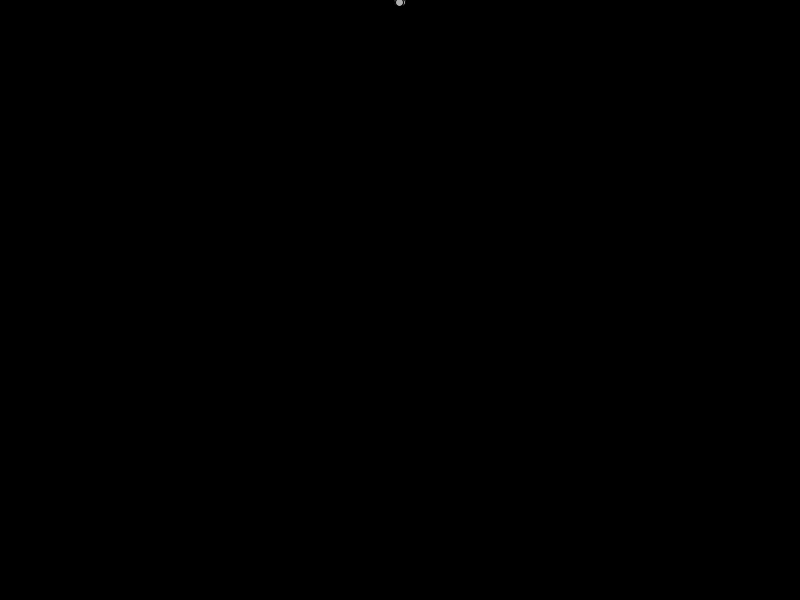
Frame 1 (no input)
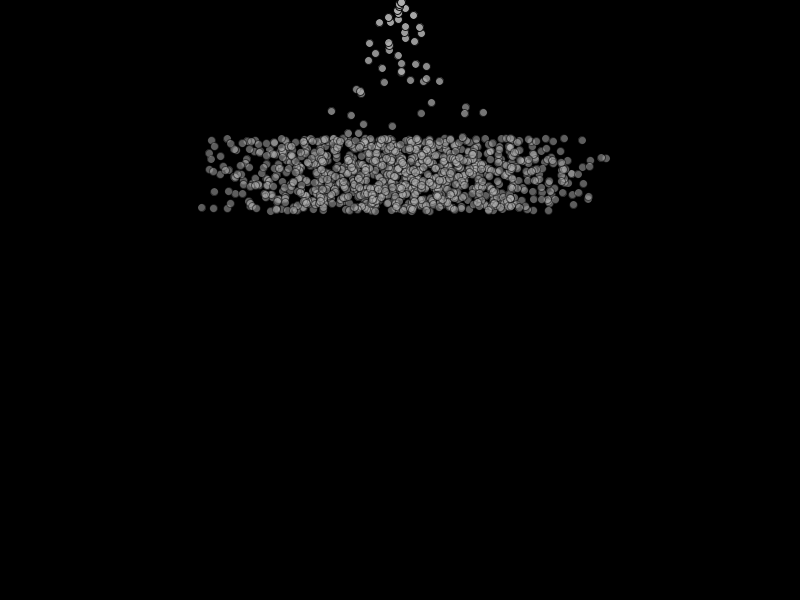
Frame 60 (the mouse pressed at the canvas centre just before this capture)
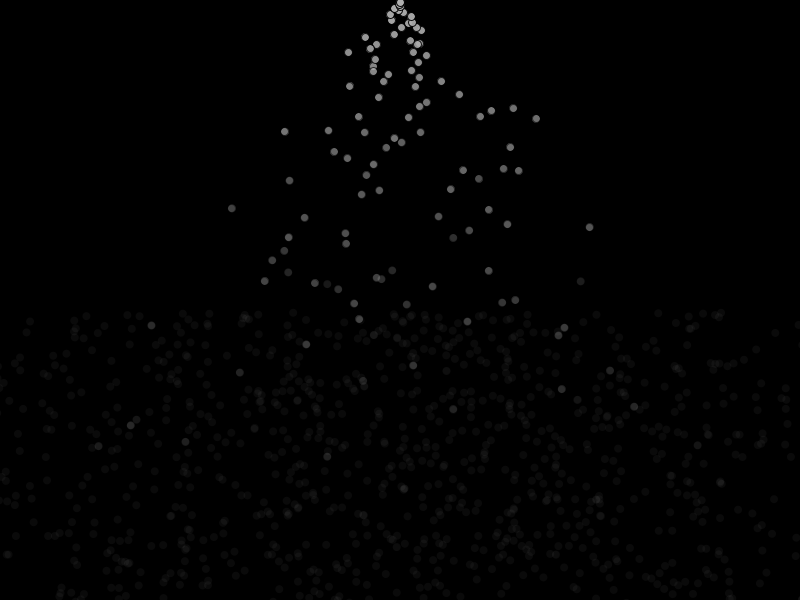
Frame 120 (the mouse held since frame 60 and released just before this capture)

The Processing sketch that drew these frames (run headless with seeded random() and noise(); from frame 60 on, the mouse is pressed at the canvas centre):

// Processing sketch: particle_stream
// ── particle_stream.pde
import java.util.*;

class Particle{
  PVector location;
  PVector velocity;
  PVector acceleration;
  float lifespan;
  
  Particle(PVector loc, PVector acc, PVector vel){
    location= loc.get();
    acceleration = acc.get();
    velocity = vel.get();
    lifespan = 255;
  }
  
  void run(){
    update();
    display();
  }
  
  boolean isDead(){
    if (lifespan < 0.0){
      return true;
    } else {
      return false;
    }
  }
  
  void update(){
    velocity.add(acceleration);
    location.add(velocity);
    lifespan -= 2.0;
  }
  
  void display(){
    stroke(0, lifespan);
    fill(175, lifespan);
    ellipse(location.x, location.y, 8, 8);
  }  
}

int total = 1000;

ArrayList<Particle> particles = new ArrayList<Particle>();

void setup(){
  size(800, 600);
  for(int i = 0; i < total; i++){
    addParticle();
  }
}

void addParticle(){
    PVector loc = new PVector(width/2, 0);
    PVector acc = new PVector(random(-0.05, 0.05), random(0.01, 0.05));
    PVector vel = new PVector(random(-2, 2), 2);
    
    particles.add(new Particle(loc, acc, vel));
}

void draw(){
  background(0);
  addParticle();
  
  Iterator<Particle> i = particles.iterator();
  while(i.hasNext()){
    Particle p = i.next();
    p.run();
    if(p.isDead()){
      i.remove();
    }
  }
}
